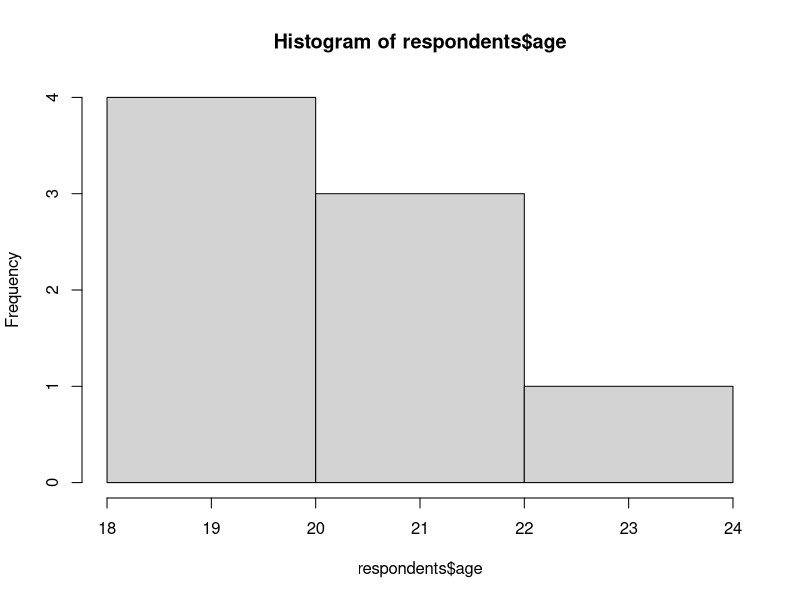
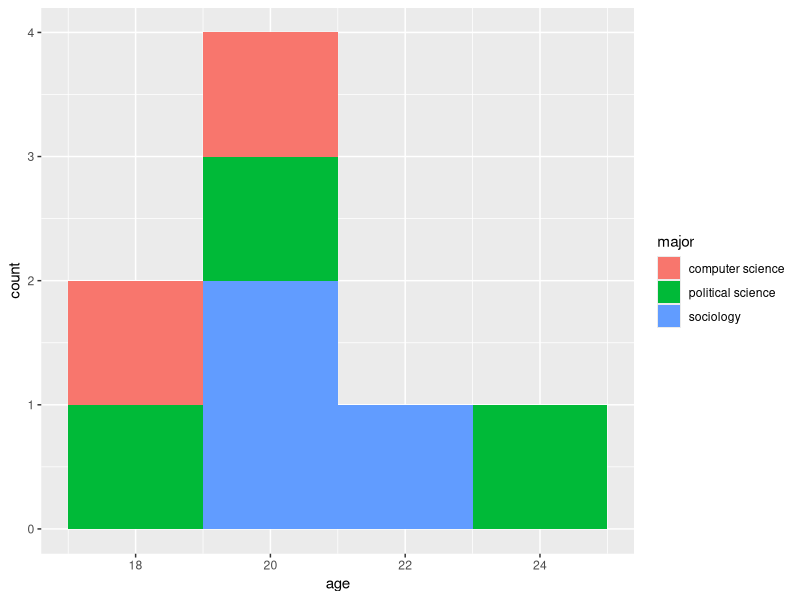

Generate these figures, in order, with R:
## ---- chunk 1
number <- 1
number
## ---- chunk 2
#| results: hold

number + 2
number - 2
number * 2
number / 2
## ---- chunk 3
numbers <- c(1, 2, 3)
numbers
## ---- chunk 4
numbers + 5
## ---- chunk 5
numbers == 2
## ---- chunk 6
numbers > 2
numbers < 2
## ---- chunk 7
age <- c(18, 20, 21, 19, 24, 21, 20, 22)
## ---- chunk 8
age[2]
## ---- chunk 9
mean(age)
## ---- chunk 10
#| results: hold

min(age)
max(age)
## ---- chunk 11
major <- c("computer science", "sociology", "sociology", "political science", "political science", "political science", "computer science", "sociology")
## ---- chunk 12
table(major)
## ---- chunk 13
respondents <- data.frame(age, major)
respondents
## ---- chunk 14
names(respondents)
## ---- chunk 15
nrow(respondents)
## ---- chunk 16
ncol(respondents)
## ---- chunk 17
dim(respondents)
## ---- chunk 18
respondents$age
## ---- chunk 19
hist(respondents$age)
## ---- chunk 20
respondents$major[8]
## ---- chunk 21
max(respondents$age)
## ---- chunk 22
cars_information <- mtcars
## ---- chunk 23

## ---- chunk 24

## ---- chunk 25

## ---- chunk 26

## ---- chunk 27

## ---- chunk 28

## ---- chunk 29

## ---- chunk 30

## ---- chunk 31

## ---- chunk 32
#| echo: false
#| warning: false

library(DiagrammeR)
mermaid("
graph LR
    D[Data] --> C[Categorical]
    D --> N[Numerical]
    C --> no[Nominal]
    C --> Or[Ordinal]
    N --> di[Discrete]
    N --> co[Continuous]
    no --> f[Factor]
    no --> c[Character]
    Or --> f[Factor]
    Or --> c[Character]
    di --> i[Integer]
    co --> n[Numeric]
")
## ---- chunk 33
#| results: hold

class(cars_information$mpg)
class(respondents$major)
## ---- chunk 34
#| results: hold

is.integer(cars_information$mpg)
is.character(cars_information)
## ---- chunk 35
cars_information$cyl <- as.factor(cars_information$cyl)
## ---- chunk 36

## ---- chunk 37

## ---- chunk 38

## ---- chunk 39

## ---- chunk 40

## ---- chunk 41

## ---- chunk 42

## ---- chunk 43
#| message: false

library(tidyverse)
ggplot(data = respondents) +
  geom_histogram(aes(x = age, fill = major), binwidth = 2)
